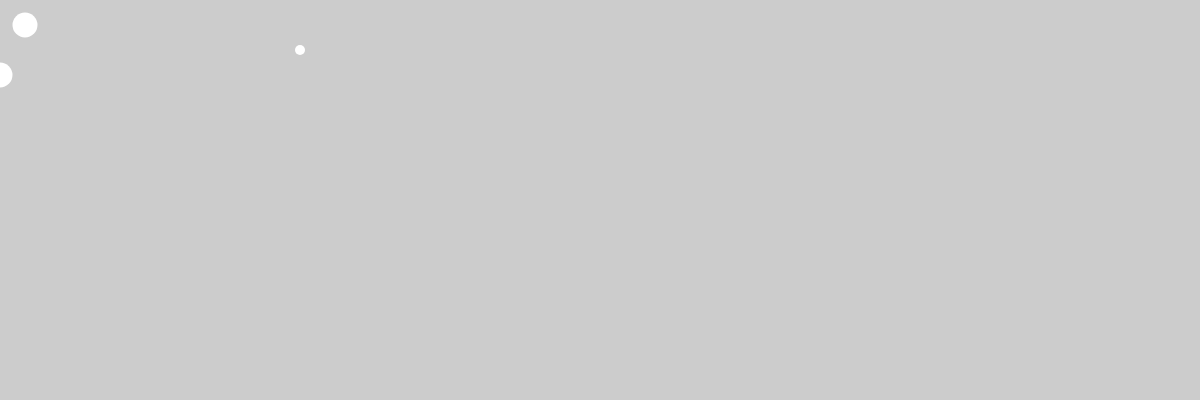
Frame 1 (no input)
Frame 60 (no input): identical to frame 1, image omitted
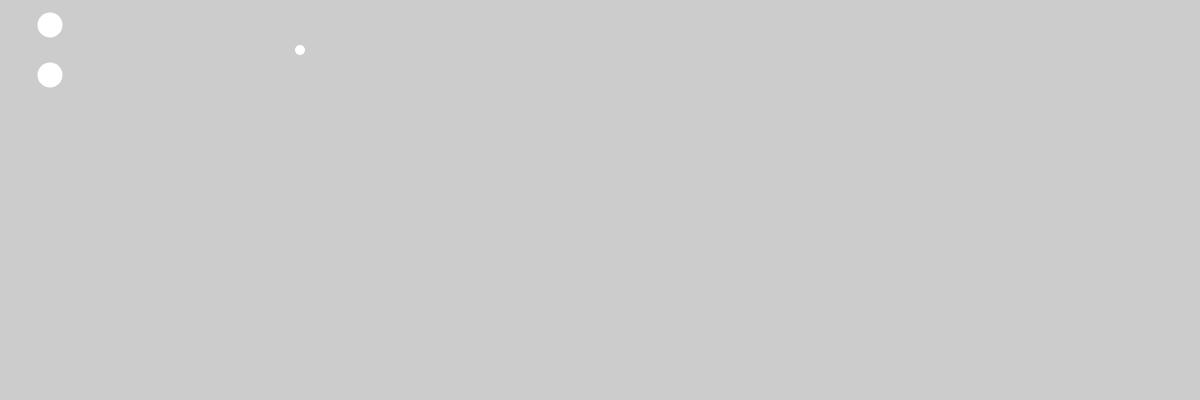
Frame 120 (the mouse pressed at the canvas centre since frame 60)

The p5.js sketch that drew these frames (run headless with seeded random() and noise() and a simulated clock; from frame 60 on, the mouse is pressed at the canvas centre):

// p5.js sketch
// ── sketch.js

var r = 124;
var g = 46;
var b=68;


function setup(){
noStroke();
  createCanvas(1200,400);
}


function draw(){
  background(204);
  let value = 25;
  let m = map(value, 0, 100, 0, width);
  ellipse(m, 50, 10, 10);

  let x1 = map(mouseX, 0, width, 25, 75);
  ellipse(x1, 25, 25, 25);
  let x2 = map(mouseX, 0, width, 0, 100, true);
  ellipse(x2, 75, 25, 25);
}
